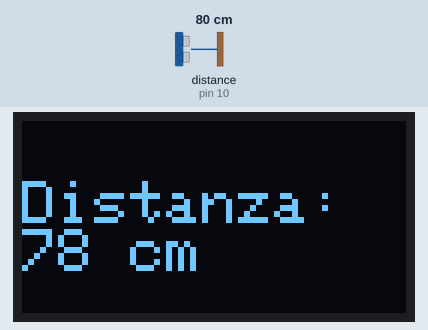
Simulated run of this sketch. Board: Arduino Uno, built with avr-gcc and run on an emulated ATmega328P. Shown: 128×64 one-colour display. Wiring (inferred from the names in the program): ultrasonic range finder: trigger pin 9; echo pin 10. Inputs (shaded band) come from the test bench; at power-on: distance to the obstacle (sensor on pin 10) 80 cm. The echo pulse lasts 58.3 µs per cm; what the sketch prints to the serial monitor is not drawn.

Above: at 1.8 s.
1.9 s: distance to the obstacle (sensor on pin 10) set to 2 cm
At 2.6 s:
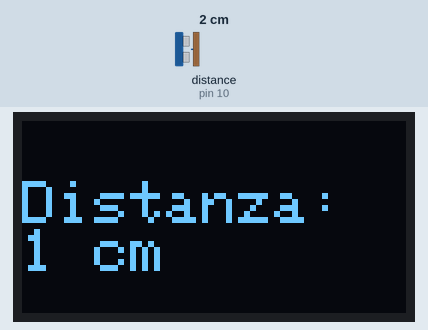
3.6 s: distance to the obstacle (sensor on pin 10) set to 4 cm
At 5.0 s:
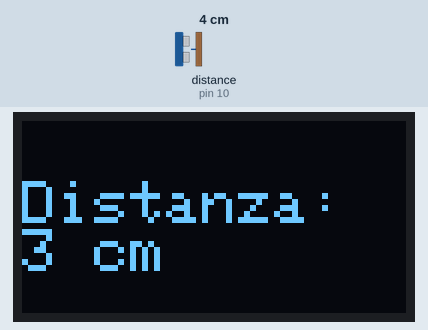
5.6 s: distance to the obstacle (sensor on pin 10) set to 9 cm
At 7.5 s:
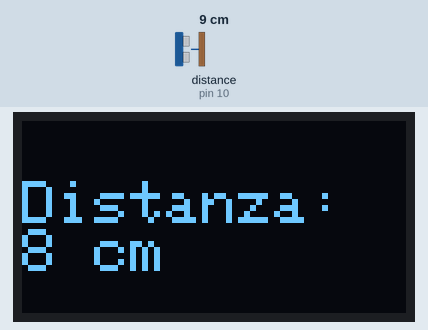
Timing chart, 0 to 9.0 s (numbered marks = the images above; inputs shaded):
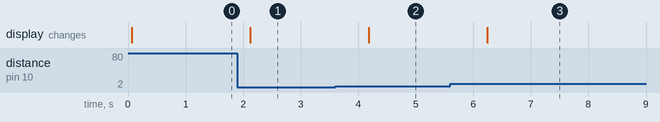

The sketch:

metro.ino
```cpp
#include <Wire.h>
#include <Adafruit_GFX.h>
#include <Adafruit_SSD1306.h>

// Definizione dei pin per il sensore HC-SR04
#define TRIG_PIN 9
#define ECHO_PIN 10

// Definizione delle costanti per il display OLED
#define SCREEN_WIDTH 128 // Larghezza del display OLED
#define SCREEN_HEIGHT 64 // Altezza del display OLED
#define OLED_RESET    -1 // Reset pin (non utilizzato)

// Inizializzazione del display
Adafruit_SSD1306 display(SCREEN_WIDTH, SCREEN_HEIGHT, &Wire, OLED_RESET);

void setup() {
  // Inizializzazione del display
  if(!display.begin(SSD1306_SWITCHCAPVCC, 0x3C)) { // Indirizzo I2C del display
    Serial.println(F("SSD1306 allocation failed"));
    for(;;);
  }
  display.clearDisplay();
  display.setTextSize(2);
  display.setTextColor(SSD1306_WHITE);

  // Inizializzazione dei pin del sensore HC-SR04
  pinMode(TRIG_PIN, OUTPUT);
  pinMode(ECHO_PIN, INPUT);

  Serial.begin(115200); // Inizializzazione della comunicazione seriale
}

void loop() {
  // Misura della distanza
  long duration, distance;

  // Impulso del trigger
  digitalWrite(TRIG_PIN, LOW);
  delayMicroseconds(2);
  digitalWrite(TRIG_PIN, HIGH);
  delayMicroseconds(10);
  digitalWrite(TRIG_PIN, LOW);

  // Lettura del tempo di eco
  duration = pulseIn(ECHO_PIN, HIGH);

  // Calcolo della distanza in cm
  distance = duration * 0.034 / 2;

  // Visualizzazione della distanza sul display OLED
  display.clearDisplay();
  display.setCursor(0,20);
  display.print("Distanza: ");
  display.print(distance);
  display.println(" cm");
  display.display();

  // Stampa della distanza sulla seriale per debug
  Serial.print("Distanza: ");
  Serial.print(distance);
  Serial.println(" cm");

  delay(1000); // Aspetta un secondo prima della prossima misurazione
}
```

Measured:
- after the input at 1.9 s, the display: changes after 0.23 s (image 1)
- after the input at 3.6 s, the display: changes after 0.58 s (image 2)
- after the input at 5.6 s, the display: changes after 0.64 s (image 3)
